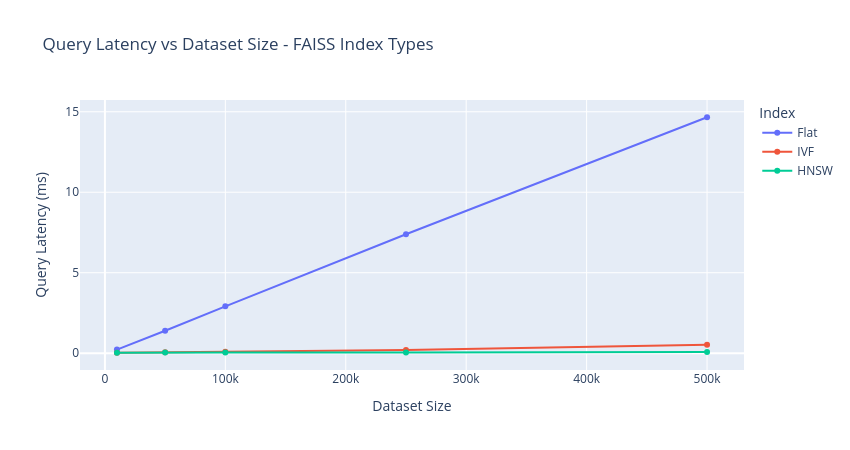

Write notebook code for a chart like this one.
### Code cell
fig = px.line(
    df_scale.melt(id_vars = "size", var_name = "Index", value_name = "latency_ms"),
    x = "size",
    y = "latency_ms",
    color = "Index",
    markers = True,
    title = "Query Latency vs Dataset Size - FAISS Index Types",
    labels = {"size": "Dataset Size", "latency_ms": "Query Latency (ms)"},
)
fig.update_layout(width = 850, height = 450)
fig.show()

### Figure 1 — Plotly figure (JSON) as saved in the notebook; plotly's stock layout.template omitted (floating-point values rounded to 4 significant figures)
{"data": [{"hovertemplate": "Index=Flat<br>Dataset Size=%{x}<br>Query Latency (ms)=%{y}<extra></extra>", "legendgroup": "Flat", "line": {"color": "#636efa", "dash": "solid"}, "marker": {"symbol": "circle"}, "mode": "lines+markers", "name": "Flat", "orientation": "v", "showlegend": true, "type": "scatter", "x": [10000, 50000, 100000, 250000, 500000], "xaxis": "x", "y": [0.225, 1.396, 2.911, 7.387, 14.66], "yaxis": "y"}, {"hovertemplate": "Index=IVF<br>Dataset Size=%{x}<br>Query Latency (ms)=%{y}<extra></extra>", "legendgroup": "IVF", "line": {"color": "#EF553B", "dash": "solid"}, "marker": {"symbol": "circle"}, "mode": "lines+markers", "name": "IVF", "orientation": "v", "showlegend": true, "type": "scatter", "x": [10000, 50000, 100000, 250000, 500000], "xaxis": "x", "y": [0.03132, 0.06608, 0.09482, 0.1925, 0.5212], "yaxis": "y"}, {"hovertemplate": "Index=HNSW<br>Dataset Size=%{x}<br>Query Latency (ms)=%{y}<extra></extra>", "legendgroup": "HNSW", "line": {"color": "#00cc96", "dash": "solid"}, "marker": {"symbol": "circle"}, "mode": "lines+markers", "name": "HNSW", "orientation": "v", "showlegend": true, "type": "scatter", "x": [10000, 50000, 100000, 250000, 500000], "xaxis": "x", "y": [0.02813, 0.04682, 0.04344, 0.04841, 0.07107], "yaxis": "y"}], "layout": {"height": 450, "legend": {"title": {"text": "Index"}, "tracegroupgap": 0}, "title": {"text": "Query Latency vs Dataset Size - FAISS Index Types"}, "width": 850, "xaxis": {"anchor": "y", "domain": [0, 1], "title": {"text": "Dataset Size"}}, "yaxis": {"anchor": "x", "domain": [0, 1], "title": {"text": "Query Latency (ms)"}}}}
